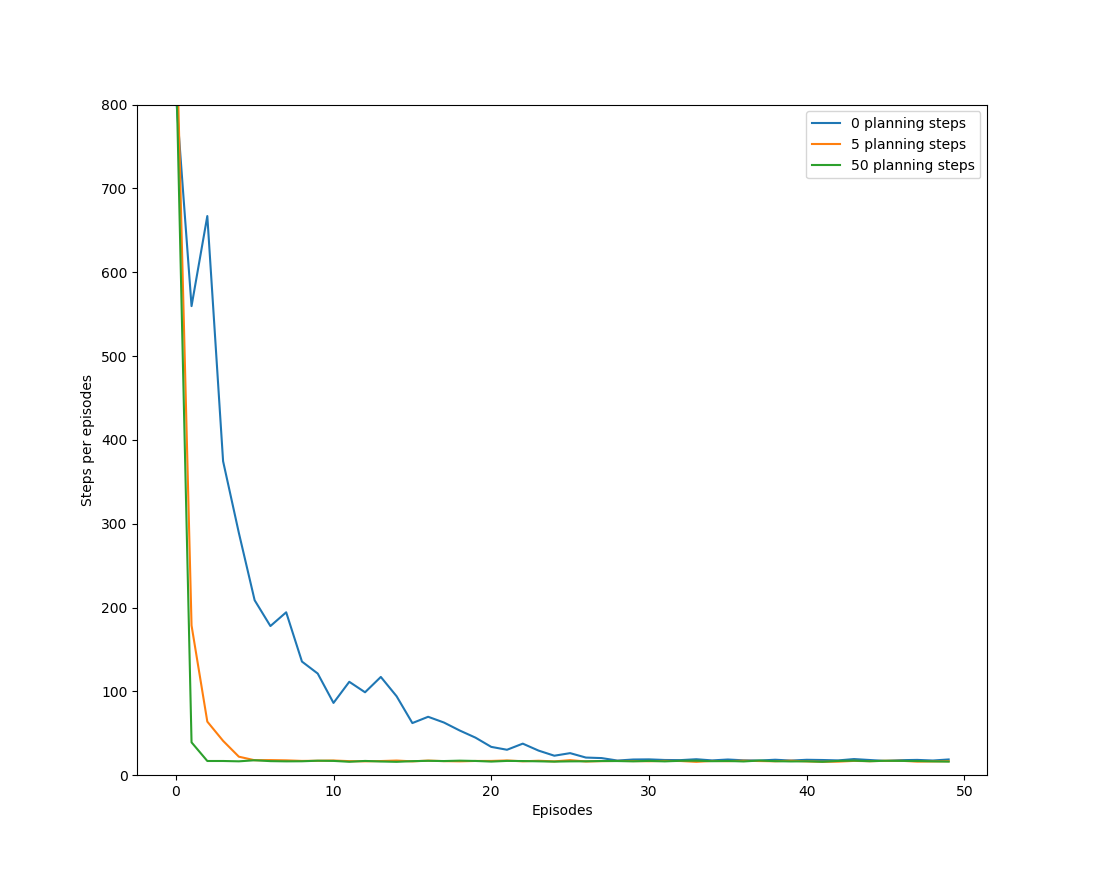

The script that drew this image:
# -*- coding: utf-8 -*-
"""
Reinforcement Learning by Sutton and Barto
9. Planning and Learning
9.2: Integrating Planning, Acting and Learning
Example 9.1 Dyna Maze (Dyna-Q algorithm)
"""
import numpy as np
from collections import defaultdict
from enum import Enum
import matplotlib.pyplot as plt


class Square(Enum):
    FREE = 0
    OBSTACLE = 1


class Environment(object):
    def __init__(self):
        self.grid = np.full((6, 9), Square.FREE)
        self.start_state = (2, 0)
        self.goal_state = (0, 8)
        self.grid[1:4, 2] = Square.OBSTACLE
        self.grid[0:3, 7] = Square.OBSTACLE
        self.grid[4, 5] = Square.OBSTACLE
    
    
    def respond_to_move(self, s, move):
        new_s = tuple(np.array(s) + np.array(move))
        
        if new_s[0] < 0: return 0.0, s
        if new_s[1] < 0: return 0.0, s
        if new_s[0] >= self.grid.shape[0]: return 0.0, s
        if new_s[1] >= self.grid.shape[1]: return 0.0, s
        if self.grid[new_s] is Square.OBSTACLE: return 0.0, s
        if new_s == self.goal_state: return 1.0, new_s
        
        return 0.0, new_s


class Agent(object):
    def __init__(self, planning_steps):
        self.alpha = 0.1
        self.gamma = 0.95
        self.eps = 0.1
        self.planning_steps = planning_steps
        self.action_to_move = ((-1, 0), (1, 0), (0, 1), (0, -1))
        self.action_to_str = ('^', 'v', '>', '<')
        self.actions = range(len(self.action_to_move))
        self.Q = defaultdict(lambda: np.zeros(len(self.actions)))
        self.Model = {}
    
    
    def select_action(self, s):
        if np.random.uniform() < self.eps:
            return np.random.choice(self.actions)
        else:
            q = self.Q[s]
            return np.random.choice(np.flatnonzero(q == max(q)))
    
    
    def plan_policy(self):
        visited_states = list(self.Model.items())
        
        for i in range(self.planning_steps):
            j = np.random.randint(len(visited_states))
            (s, a), (r, new_s) = visited_states[j]
            self.Q[s][a] += self.alpha*(r + self.gamma*max(self.Q[new_s]) - self.Q[s][a])


    def learn_policy(self, s, a, r, new_s):
        self.Q[s][a] += self.alpha*(r + self.gamma*max(self.Q[new_s]) - self.Q[s][a])
        self.Model[s, a] = (r, new_s)


    def improve_policy(self, s, a, r, new_s):
        self.learn_policy(s, a, r, new_s)
        self.plan_policy()


def run_maze_experiment(planning_steps):
    np.random.seed(0)
    env = Environment()
    runs_num = 30
    episodes_num = 50
    steps = np.zeros(episodes_num)
    episodes = range(episodes_num)
    
    print('planning steps =', planning_steps)
    
    for i in range(runs_num):
        agent = Agent(planning_steps)
        for j in episodes:
            steps_num = 0
            s = env.start_state
            while s != env.goal_state:
                a = agent.select_action(s)
                move = agent.action_to_move[a]
                r, new_s = env.respond_to_move(s, move)
                agent.improve_policy(s, a, r, new_s)
                steps_num += 1
                s = new_s
            steps[j] += steps_num
    
    steps /= runs_num
    
    plt.plot(episodes, steps, label=str(planning_steps) + " planning steps")


def main():
    plt.figure()
        
    run_maze_experiment(0)
    run_maze_experiment(5)
    run_maze_experiment(50)
    
    plt.xlabel('Episodes')
    plt.ylabel('Steps per episodes')
    plt.ylim(0, 800)
    plt.legend()
    plt.show()


if __name__ == "__main__":
    main()
